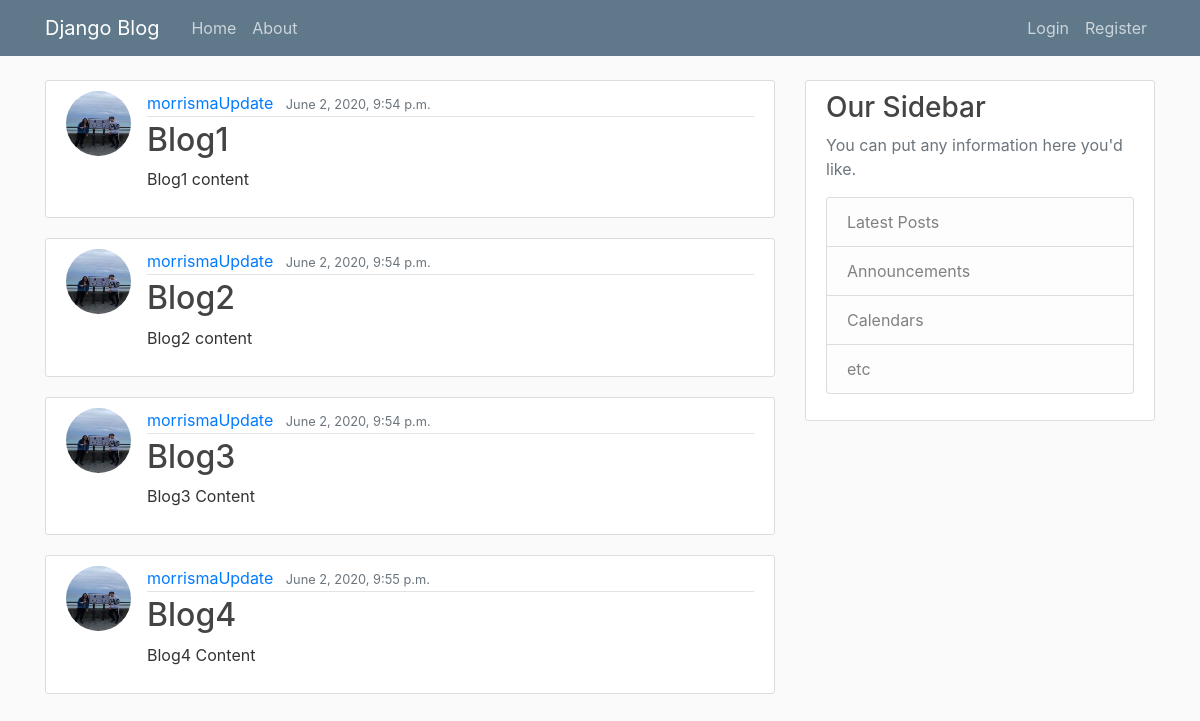
The page / on the database its author committed.
### blog/models.py (models this page shows, shortened)
class Post(models.Model):
    title = models.CharField(max_length=100)
    content = models.TextField()
    date_posted = models.DateTimeField(auto_now_add=True)
    last_modify_date = models.DateTimeField(auto_now=True)
    author = models.ForeignKey(User, on_delete=models.CASCADE)

### users/models.py (models this page shows, shortened)
class Profile(models.Model):
    user = models.OneToOneField(User, on_delete=models.CASCADE)
    image = models.ImageField(default='default.jpg', upload_to='profile_pics')

### blog/views.py (the view)
# urls.py: path('', views.home, name='blog-home'),
def home(request):
    context = {
        'posts':Post.objects.all()
    }
    return render(request, 'blog/home.html', context)

### blog/templates/blog/home.html
{% extends 'blog/base.html' %}
{% block content %}
    {% for post in posts %}
        <article class="media content-section">
            <img class="rounded-circle article-img" src="{{ post.author.profile.image.url }}">
            <div class="media-body">
                <div class="article-metadata">
                    <a class="mr-2" href="#">{{ post.author }}</a>
                    <small class="text-muted">{{ post.date_posted }}</small>
                </div>
                <h2><a class="article-title" href="#">{{ post.title }}</a></h2>
                <p class="article-content">{{ post.content }}</p>
            </div>
        </article>
    {% endfor %}
{% endblock content %}

### blog/templates/blog/base.html (shortened to what this page needs)
{% load static %}
<!DOCTYPE html>
<html>
<head>
    <link rel="stylesheet" href="https://stackpath.bootstrapcdn.com/bootstrap/4.5.0/css/bootstrap.min.css">
    <link rel="stylesheet" type="text/css" href="{% static 'blog/main.css' %}">
</head>
<body>
    <header class="site-header">
        <nav class="navbar navbar-expand-md navbar-dark bg-steel fixed-top">
            <div class="container">
                <a class="navbar-brand mr-4" href="{% url 'blog-home' %}">Django Blog</a>
                <div class="collapse navbar-collapse" id="navbarToggle">
                    <div class="navbar-nav mr-auto">
                        <a class="nav-item nav-link" href="{% url 'blog-home' %}">Home</a>
                        <a class="nav-item nav-link" href="{% url 'blog-about' %}">About</a>
                    </div>
                    <div class="navbar-nav">
                        {%  if user.is_authenticated %}
                            <a class="nav-item nav-link" href="{% url 'profile' %}">Profile</a>
                            <a class="nav-item nav-link" href="{% url 'logout' %}">Logout</a>
                        {%  else %}
                            <a class="nav-item nav-link" href="{% url 'login' %}">Login</a>
                            <a class="nav-item nav-link" href="{% url 'register' %}">Register</a>
                        {% endif %}
                    </div>
                </div>
            </div>
        </nav>
    </header>
    <main role="main" class="container">
        <div class="row">
            <div class="col-md-8">
                {% block content %}{% endblock %}
            </div>
            <div class="col-md-4">
                <div class="content-section">
                    <h3>Our Sidebar</h3>
                    <p class='text-muted'>You can put any information here you'd like.
                    <ul class="list-group">
                        <li class="list-group-item list-group-item-light">Latest Posts</li>
                        <li class="list-group-item list-group-item-light">Announcements</li>
                        <li class="list-group-item list-group-item-light">Calendars</li>
                        <li class="list-group-item list-group-item-light">etc</li>
                    </ul>
                    </p>
                </div>
            </div>
        </div>
    </main>
</body>
</html>

### blog/static/blog/main.css (style rules this page uses)
body { background: #fafafa; color: #333333; margin-top: 5rem; }
h1, h2, h3, h4, h5, h6 { color: #444444; }
ul { margin: 0; }
.bg-steel { background-color: #5f788a; }
.site-header .navbar-nav .nav-link { color: #cbd5db; }
.content-section { background: #ffffff; padding: 10px 20px; border: 1px solid #dddddd; border-radius: 3px; margin-bottom: 20px; }
.article-title { color: #444444; }
.article-content { white-space: pre-line; }
.article-img { height: 65px; width: 65px; margin-right: 16px; }
.article-metadata { padding-bottom: 1px; margin-bottom: 4px; border-bottom: 1px solid #e3e3e3 }

### rows shown on the page
Post: author.profile.image (picture), author "morrismaUpdate", date_posted "June 2, 2020, 9:54 p.m.", title "Blog1", content "Blog1 content"
Post: author.profile.image (picture), author "morrismaUpdate", date_posted "June 2, 2020, 9:54 p.m.", title "Blog2", content "Blog2 content"
Post: author.profile.image (picture), author "morrismaUpdate", date_posted "June 2, 2020, 9:54 p.m.", title "Blog3", content "Blog3 Content"
Post: author.profile.image (picture), author "morrismaUpdate", date_posted "June 2, 2020, 9:55 p.m.", title "Blog4", content "Blog4 Content"
